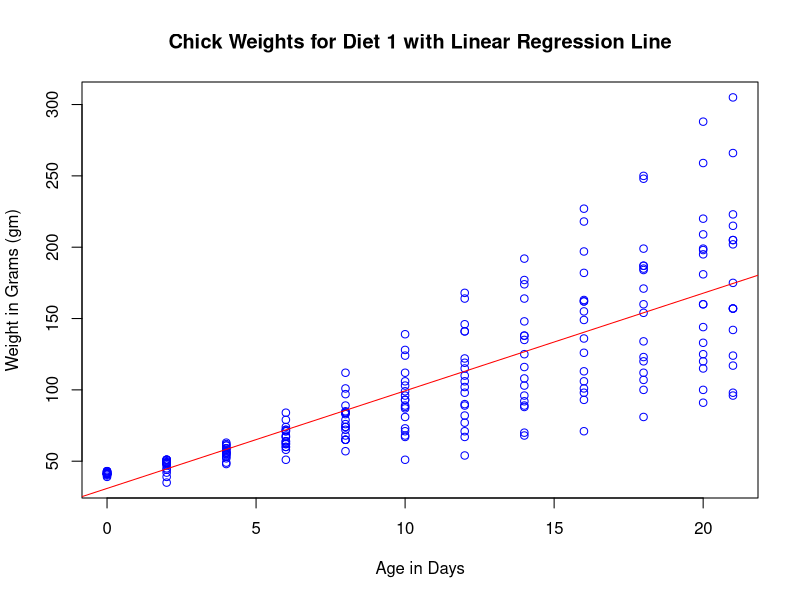

The R source for this figure:
## ---- chunk 1
head(ChickWeight)

## ---- chunk 2
subData <- subset(ChickWeight, Diet==1)
plot(weight ~ Time, subData, col="blue", 
     main = paste("Chick Weights for Diet 1 with Linear Regression Line"),
     xlab = "Age in Days",
     ylab = "Weight in Grams (gm)")
abline(lm(weight ~ Time, subData), col="red" )
## ---- chunk 3
avgWt <- round(mean(subData$weight, na.rm=TRUE), 2)
sDev <- round(sd(subData$weight, na.rm = TRUE), 2)
